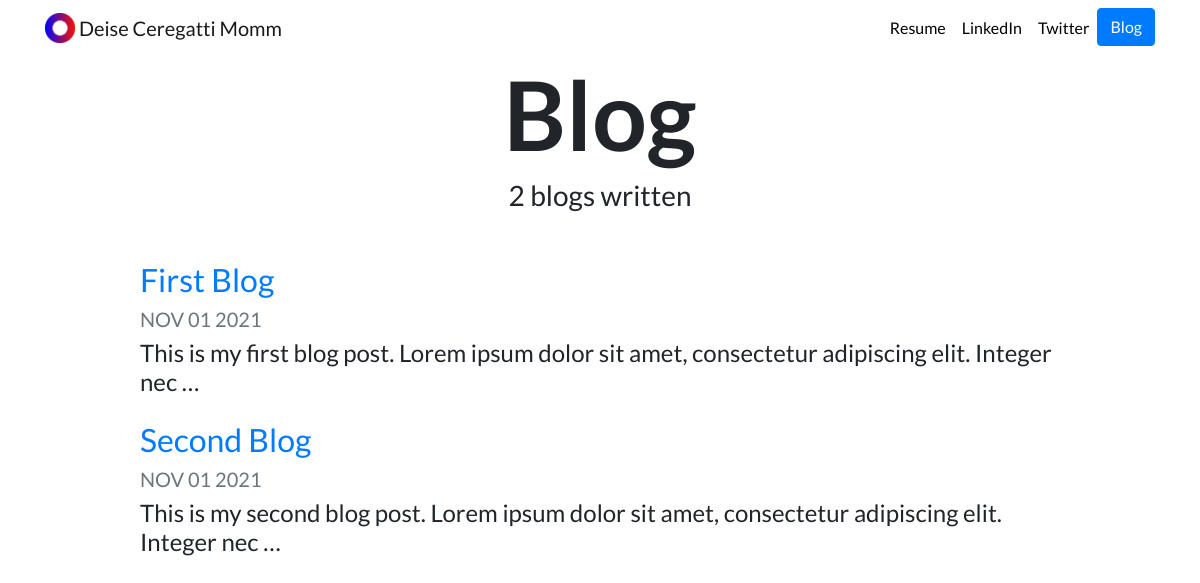
Screenshot of /blog/ with the database file from the repository.
### blog/models.py (models this page shows, shortened)
class Blog(models.Model):
    title = models.CharField(max_length=200)
    description = models.TextField()
    date = models.DateField()

### blog/views.py (the view)
# urls.py: path('', views.all_blogs, name='all_blogs'),
def all_blogs(request):
    blogs = Blog.objects.order_by('-date') #-date sort newest to oldest / add [:5] at the end to show only top 5 entries
    return render(request, 'blog/all_blogs.html', {'blogs':blogs})

### blog/templates/blog/all_blogs.html
{% extends "portfolio/base.html" %}
{% load static %}
{% block content %}
<h1 id="blogtitle" class="font-weight-bold text-center">Blog</h1>
<h3 class="text-center mb-5">{{ blogs.count }} blog{{ blogs.count|pluralize }} written</h3>
{% for blog in blogs %}
<div class="row justify-content-center my-3">
  <div class="col-md-10">
    <a href="{% url 'blog:detail' blog.id %}">
      <h2>{{ blog.title }}</h2>
    </a>
    <h5 class="text-muted">{{ blog.date|date:'M d Y'|upper }}</h5>
    <h4>{{ blog.description|striptags|truncatechars:100 }}</h4>
  </div>
</div>
{% endfor %}
{% endblock %}

### portfolio/templates/portfolio/base.html (shortened to what this page needs)
{% load static %}
<!doctype html>
<html lang="en">
<head>
  <link rel="stylesheet" href="https://stackpath.bootstrapcdn.com/bootstrap/4.4.1/css/bootstrap.min.css">
  <link rel="stylesheet" href="{% static "portfolio/custom.css" %}">
</head>
<body>
  <nav id="topNav" class="navbar navbar-expand-md navbar-light">
    <div class="container">
      <a class="navbar-brand" href="{% url 'home' %}">
        <img src="{% static "portfolio/Logo.png" %}" width="30" height="30" class="d-inline-block align-top" alt="Nick's Logo">
        <span>Deise Ceregatti Momm</span>
      </a>
      <div class="collapse navbar-collapse text-center" id="navbarNav">
        <ul class="navbar-nav ml-auto">
          <li class="nav-item">
            <a class="nav-link" href="{% static "portfolio/CV_DeiseMomm.pdf" %}">Resume</a>
          </li>
          <li class="nav-item">
            <a class="nav-link" href="https://www.linkedin.com/in/dceregatti/" target="_blank">LinkedIn</a>
          </li>
          <li class="nav-item">
            <a class="nav-link" href="https://twitter.com/deise_momm" target="_blank">Twitter</a>
          </li>
          <li>
            <a role="button" href="{% url 'blog:all_blogs' %}" class="btn btn-primary">Blog</a>
          </li>
        </ul>
      </div>
    </div>
  </nav>
  <div class="container">
    {% block content %}{% endblock %}
  </div>
</body>
</html>

### portfolio/static/portfolio/custom.css (style rules this page uses)
.navbar-nav .nav-link { color: rgba(0,0,0,1) !important; }
body { font-family: 'Lato', sans-serif; }
#blogtitle { font-size: 6rem; }

### rows the page displays
Blog: title "First Blog", date "NOV 01 2021", description "This is my first blog post. Lorem ipsum dolor sit amet, consectetur adipiscing elit. Integer nec …"
Blog: title "Second Blog", date "NOV 01 2021", description "This is my second blog post. Lorem ipsum dolor sit amet, consectetur adipiscing elit. Integer nec …"

### other values shown
{{ blogs.count }} "2"
